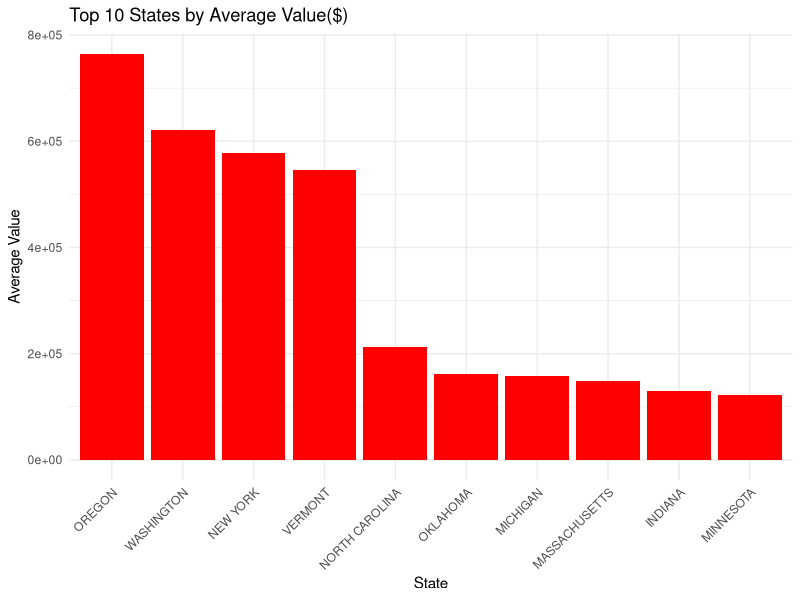
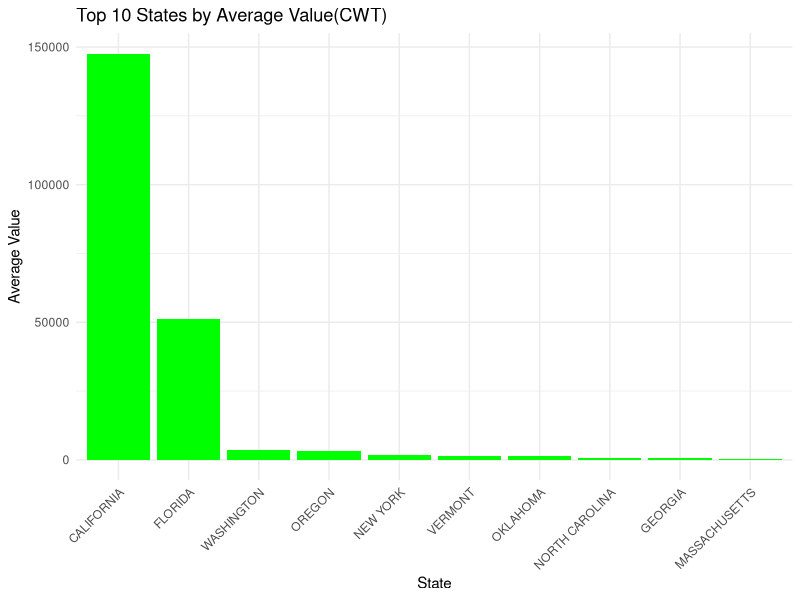
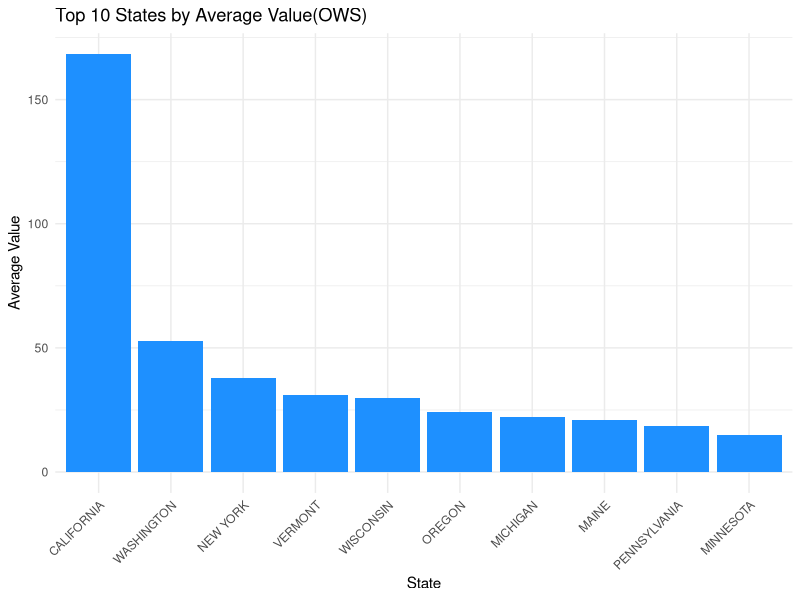
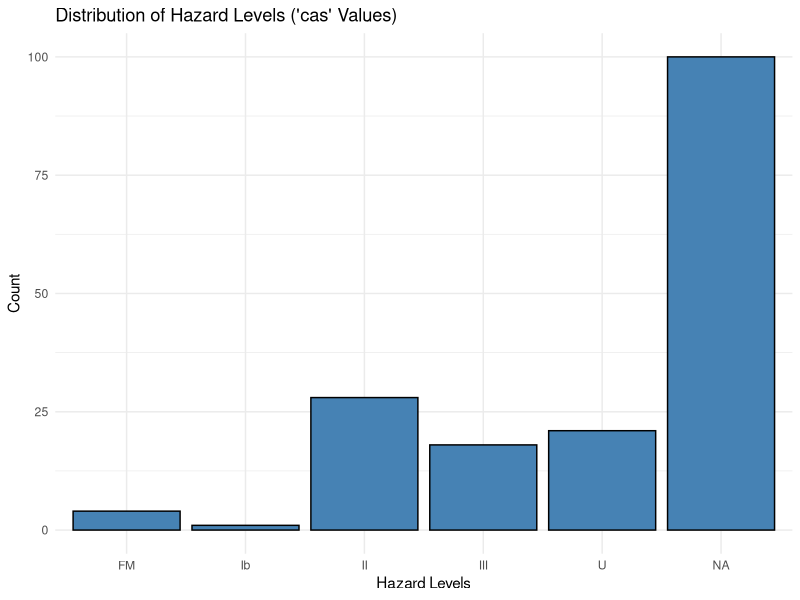

Write R code to recreate these figures, in order.
## ---- chunk 1


library(knitr)  
library(kableExtra)
library(tidyverse)
library(stringr)
## ---- chunk 2
strawberry <- read_csv("strawberry_oct4.csv", col_names = TRUE)
## ---- chunk 3


drop_one_value_col <- function(df){
  drop <- NULL
  for (i in 1:ncol(df)){
    unique_count <- n_distinct(df[, i])
    if (unique_count == 1){
      drop <- c(drop, i)
    }
  }
  
  if (length(drop) == 0) {
    print("No columns to drop.")
    return(df)
  } else {
    cat("Columns dropped:", colnames(df)[drop], "\n")
    strawberry <- df[, -drop]
    return(strawberry)
  }
}
str <- drop_one_value_col(strawberry)

str <- str$col_name

strawberry <- strawberry |> select(!all_of(str))


vals=strawberry$Value
vals=sub(",","",vals)
vals=sub('""',"",vals)
vals=as.numeric(vals)
strawberry["Value"]=vals

state_all <- strawberry |> group_by(State) |> count()

strawberry_census <- strawberry |> filter((Program=="CENSUS"))
 strawberry_census <- strawberry_census |>
  separate_wider_delim(  cols = `Data Item`,
                         delim = ",",
                         names = c("Fruit",
                                 "temp1",
                                 "temp2",
                                 "temp3"),
                         too_many = "error",
                         too_few = "align_start"
                       )

strawberry_census <- strawberry_census |>
  separate_wider_delim(  cols = temp1,
                         delim = " - ",
                         names = c("crop_type",
                                 "prop_acct"),
                         too_many = "error",
                         too_few = "align_start"
                       )



strawberry_census$crop_type <- str_trim(strawberry_census$crop_type, side = "both")

strawberry_census$temp2 <- str_trim(strawberry_census$temp2, side = "both")

strawberry_census$temp3 <- str_trim(strawberry_census$temp3, side = "both")
strawberry_census <- strawberry_census |> mutate(`Fresh Market` = temp2, .after = temp2)
strawberry_census$`Fresh Market` <- strawberry_census$`Fresh Market` |> str_replace( "^MEA.*", "")
strawberry_census$`Fresh Market` <- strawberry_census$`Fresh Market` |> str_replace( "^P.*", "")
strawberry_census$`Fresh Market`[is.na(strawberry_census$`Fresh Market`)] <- ""
 strawberry_census$temp2 <- strawberry_census$temp2 |> str_replace("^F.*", "")
strawberry_census$`Fresh Market` <- strawberry_census$`Fresh Market` |> str_replace("^FRESH MARKET - ", "")
strawberry_census <- strawberry_census |> mutate(`Process Market` = temp2, .after = temp2)
strawberry_census$`Process Market` <-  strawberry_census$`Process Market` |> str_replace("^MEA.*", "")
strawberry_census$`Process Market`[is.na(strawberry_census$`Process Market`)] <- ""
strawberry_census$temp2 <- strawberry_census$temp2 |> str_replace("^P.*", "")
strawberry_census$`Process Market` <-  strawberry_census$`Process Market` |> str_replace("PROCESSING - ", "")
strawberry_census$prop_acct[is.na(strawberry_census$prop_acct)] <- "" 
strawberry_census$temp2[is.na(strawberry_census$temp2)] <- "" 
strawberry_census$temp3[is.na(strawberry_census$temp3)] <- "" 
strawberry_census <- strawberry_census |> unite(temp2, temp3, col = "Metric", sep = "")
strawberry_census$Metric <- strawberry_census$Metric |> str_replace("MEASURED IN ", "")
strawberry_census <- strawberry_census |> relocate(Metric, .before = Domain)

strawberry_census <- strawberry_census |> relocate(`Process Market`, .before = Metric)

strawberry_census <- strawberry_census |> rename(Totals = prop_acct)

## ---- chunk 4
strawberry_census_dollar <- strawberry_census %>%
  filter(!is.na(Value) & (Metric == "$"))

top_10_states_dollar <- strawberry_census_dollar %>%
  group_by(State) %>%
  summarise(avg_value = mean(Value, na.rm = TRUE)) %>%
  arrange(desc(avg_value)) %>%
  top_n(10)
strawberry_census_CWT <- strawberry_census %>%
  filter(!is.na(Value) & (Metric == "CWT"))

top_10_states_CWT <- strawberry_census_CWT %>%
  group_by(State) %>%
  summarise(avg_value = mean(Value, na.rm = TRUE)) %>%
  arrange(desc(avg_value)) %>%
  top_n(10)
strawberry_census_OWS <- strawberry_census %>%
  filter(!is.na(Value) & (Totals == "OPERATIONS WITH SALES" | 'Fresh Market' == "OPERATIONS WITH SALES" | 'Process Market' == "OPERATIONS WITH SALES"))

top_10_states_OWS <- strawberry_census_OWS %>%
  group_by(State) %>%
  summarise(avg_value = mean(Value, na.rm = TRUE)) %>%
  arrange(desc(avg_value)) %>%
  top_n(10)
df_ows <- data.frame(State = top_10_states_OWS$State, Metric = "OWS", avg_value = top_10_states_OWS$avg_value)
df_cwt <- data.frame(State = top_10_states_CWT$State, Metric = "CWT", avg_value = top_10_states_CWT$avg_value)
df_dollar <- data.frame(State = top_10_states_dollar$State, Metric = "Dollar", avg_value = top_10_states_dollar$avg_value)
common_states_data <- rbind(df_ows, df_cwt, df_dollar)
common_states <- intersect(top_10_states_OWS$State, intersect(top_10_states_dollar$State, top_10_states_CWT$State))
common_states_data <- common_states_data %>%
  filter(State %in% common_states)
## ---- chunk 5
gg_dollar <- ggplot(top_10_states_dollar, aes(x = reorder(State, -avg_value), y = avg_value)) +
  geom_bar(stat = "identity", fill = "red") +
  labs(title = "Top 10 States by Average Value($)",
       x = "State",
       y = "Average Value") +
  theme_minimal() +
  theme(axis.text.x = element_text(angle = 45, hjust = 1))
print(gg_dollar)
cat("The cities with the top 10 ave_sales are($):", top_10_states_dollar$State, "\n")
## ---- chunk 6
gg_cwt <- ggplot(top_10_states_CWT, aes(x = reorder(State, -avg_value), y = avg_value)) +
  geom_bar(stat = "identity", fill = "green") +
  labs(title = "Top 10 States by Average Value(CWT)",
       x = "State",
       y = "Average Value") +
  theme_minimal() +
  theme(axis.text.x = element_text(angle = 45, hjust = 1))
print(gg_cwt)
cat("The cities with the top 10 ave_sales are(CWT):", top_10_states_CWT$State, "\n")
## ---- chunk 7
gg_ows <- ggplot(top_10_states_OWS, aes(x = reorder(State, -avg_value), y = avg_value)) +
  geom_bar(stat = "identity", fill = "dodgerblue") +
  labs(title = "Top 10 States by Average Value(OWS)",
       x = "State",
       y = "Average Value") +
  theme_minimal() +
  theme(axis.text.x = element_text(angle = 45, hjust = 1))
print(gg_ows)
cat("The cities with the top 10 ave_sales are(OWS):", top_10_states_OWS$State, "\n")
## ---- chunk 8
library(ggplot2)

data <- read.csv("merage.csv") 

ggplot(data, aes(x=cas)) +
  geom_bar(fill="steelblue", color="black") +
  labs(title="Distribution of Hazard Levels ('cas' Values)", x="Hazard Levels", y="Count") +
  theme_minimal()
